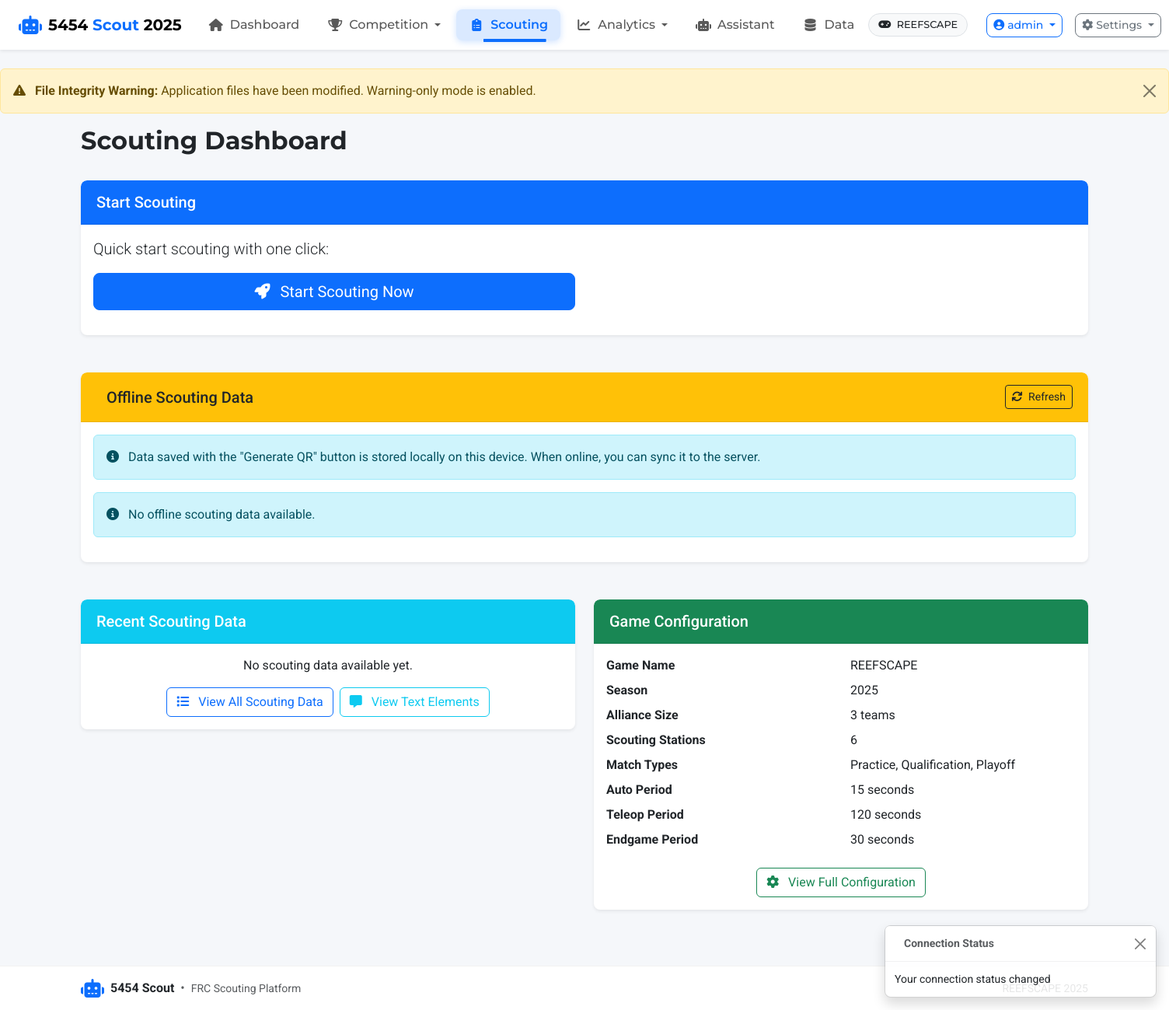
/scouting/ (signed in), run on an earlier commit of the app's database.
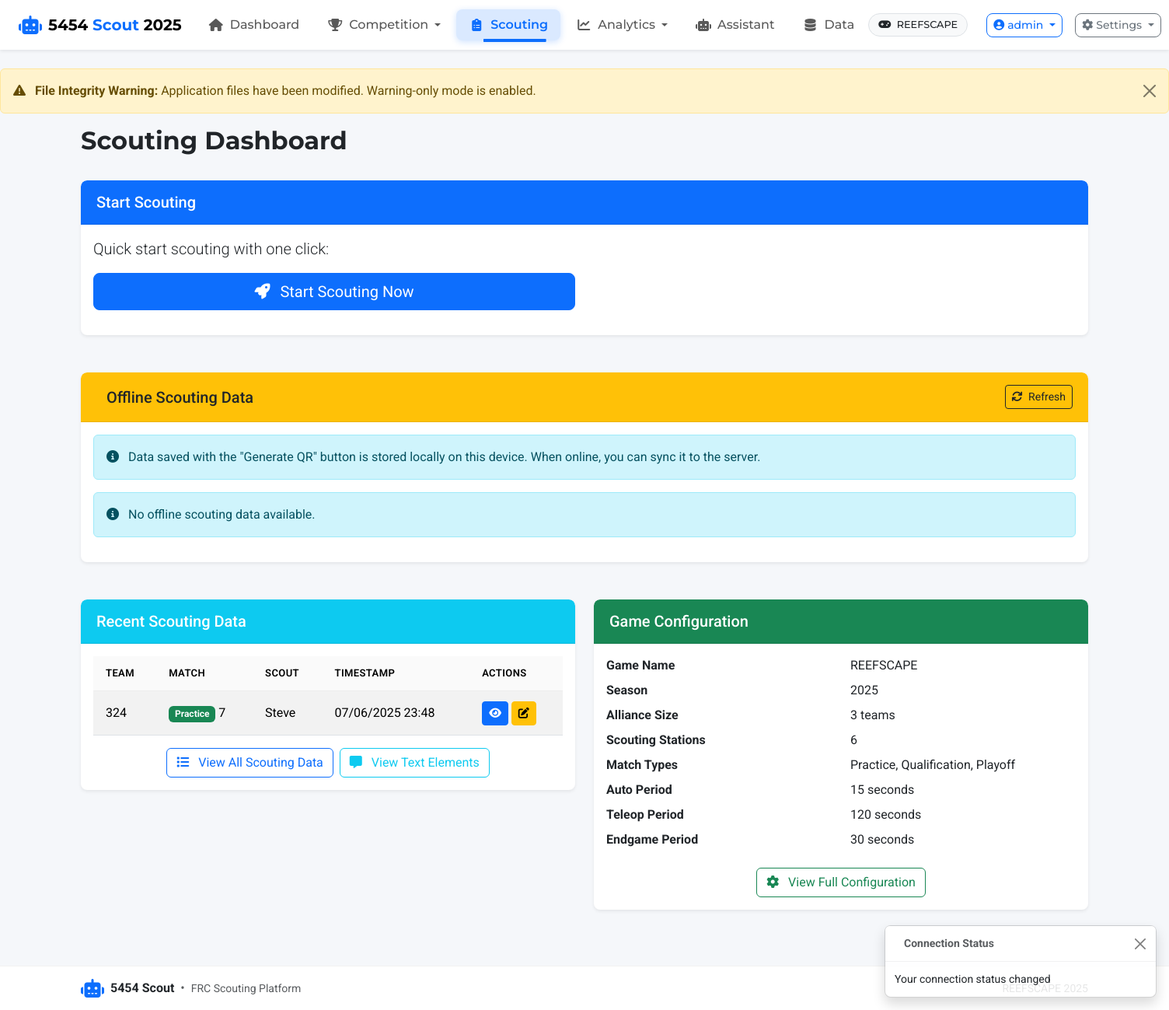
And on a later commit of the database.
### app/models.py (models this page shows, shortened)
class ScoutingData(db.Model):
    id = db.Column(db.Integer, primary_key=True)
    match_id = db.Column(db.Integer, db.ForeignKey('match.id'), nullable=False)
    team_id = db.Column(db.Integer, db.ForeignKey('team.id'), nullable=False)
    scout_name = db.Column(db.String(50))
    scouting_station = db.Column(db.Integer)
    timestamp = db.Column(db.DateTime, default=datetime.utcnow)
    alliance = db.Column(db.String(10))  # 'red' or 'blue'
    data_json = db.Column(db.Text, nullable=False)  # JSON data based on game config
    @property
    def data(self):
        """Get data as a Python dictionary"""
        return json.loads(self.data_json)
    @data.setter
    def data(self, value):
        """Store data as JSON string"""
        self.data_json = json.dumps(value)

class Team(db.Model):
    id = db.Column(db.Integer, primary_key=True)
    team_number = db.Column(db.Integer, unique=True, nullable=False)
    team_name = db.Column(db.String(100))
    location = db.Column(db.String(100))
    scouting_data = db.relationship('ScoutingData', backref='team', lazy=True)
    events = db.relationship('Event', secondary=team_event, lazy='subquery',
                           backref=db.backref('teams', lazy=True))

class Match(db.Model):
    id = db.Column(db.Integer, primary_key=True)
    match_number = db.Column(db.Integer, nullable=False)
    match_type = db.Column(db.String(20), nullable=False)
    event_id = db.Column(db.Integer, db.ForeignKey('event.id'), nullable=False)
    red_alliance = db.Column(db.String(50))  # Comma-separated team numbers
    blue_alliance = db.Column(db.String(50))  # Comma-separated team numbers
    red_score = db.Column(db.Integer)
    blue_score = db.Column(db.Integer)
    winner = db.Column(db.String(10))  # 'red', 'blue', or 'tie'
    timestamp = db.Column(db.DateTime, default=datetime.utcnow)
    scouting_data = db.relationship('ScoutingData', backref='match', lazy=True)

### app/routes/scouting.py (the view)
@bp.route('/')
@login_required
def index():
    game_config = current_app.config['GAME_CONFIG']
    current_event_code = game_config.get('current_event_code')
    current_event = None
    if current_event_code:
        current_event = Event.query.filter_by(code=current_event_code).first()
    if current_event:
        teams = current_event.teams
    else:
        teams = []  # No teams if no current event is set
    match_type_order = {
        'practice': 1,
        'qualification': 2,
        'qualifier': 2,  # Alternative name for qualification matches
        'playoff': 3,
        'elimination': 3,  # Alternative name for playoff matches
    }
    if current_event:
        all_matches = Match.query.filter_by(event_id=current_event.id).all()
    else:
        all_matches = Match.query.all()
    matches = sorted(all_matches, key=lambda m: (
        match_type_order.get(m.match_type.lower(), 99),  # Unknown types go to the end
        m.match_number
    ))
    recent_scouting_data = ScoutingData.query.order_by(ScoutingData.timestamp.desc()).limit(5).all()
    return render_template('scouting/index.html',
                          teams=teams,
                          matches=matches,
                          scouting_data=recent_scouting_data,
                          game_config=game_config)

### app/models.py (called while the page is built)
    def has_role(self, role_name):
        return any(role.name == role_name for role in self.roles)

### app/routes/auth.py (called while the page is built)
@bp.app_context_processor
def inject_auth_vars():
    return {
        'current_user': current_user,
        'user_has_role': lambda role: current_user.is_authenticated and current_user.has_role(role)
    }

### run.py (called while the page is built)
@app.before_request
def check_first_run():
    if not User.query.first() and request.path != '/auth/login':
        flash('Database is being initialized. Please wait...', 'info')
        return redirect(url_for('auth.login'))

### app/templates/scouting/index.html (shortened to what the changed rows need)
{% extends 'base.html' %}
{% block heading %}Scouting Dashboard{% endblock %}
{% block content %}
<div class="row">
    <div class="col-md-6 mb-4">
        <div class="card {% if current_user.has_role('scout') and not current_user.has_role('analytics') and not current_user.has_role('admin') %}bg-light text-muted{% endif %}">
            <div class="card-body">
                {% set recent_data = scouting_data|default([]) %}
                {% if recent_data %}
                <div class="table-responsive">
                    <table class="table {% if current_user.has_role('scout') and not current_user.has_role('analytics') and not current_user.has_role('admin') %}table-secondary{% else %}table-striped table-hover{% endif %}">
                        <thead>
                            <tr>
                                <th>Team</th>
                                <th>Match</th>
                                <th>Scout</th>
                                <th>Timestamp</th>
                                <th>Actions</th>
                            </tr>
                        </thead>
                        <tbody>
                            {% for data in recent_data %}
                            <tr>
                                <td>{{ data.team.team_number }}</td>
                                <td>
                                    <span class="badge {% if data.match.match_type == 'Qualification' %}bg-primary{% elif data.match.match_type == 'Playoff' %}bg-danger{% elif data.match.match_type == 'Practice' %}bg-success{% else %}bg-secondary{% endif %}">
                                        {{ data.match.match_type }}
                                    </span>
                                    {{ data.match.match_number }}
                                </td>
                                <td>{{ data.scout_name }}</td>
                                <td>{{ data.timestamp.strftime('%m/%d/%Y %H:%M') }}</td>
                                <td>
                                    <a href="{{ url_for('scouting.view_data', id=data.id) }}" class="btn btn-sm btn-primary ">
                                        <i class="fas fa-eye"></i>
                                    </a>
                                    <a href="{{ url_for('scouting.scouting_form', team_id=data.team_id, match_id=data.match_id) }}" class="btn btn-sm btn-warning ">
                                        <i class="fas fa-edit"></i>
                                    </a>
                                </td>
                            </tr>
                            {% endfor %}
                        </tbody>
                    </table>
                </div>
                {% else %}
                <p class="text-center">No scouting data available yet.</p>
                {% endif %}
                <div class="text-center mt-3">
                    <div class="d-grid gap-2 d-md-flex justify-content-md-center">
                    </div>
                </div>
            </div>
        </div>
    </div>
</div>
{% endblock %}

What changed in the data, as far as the page shows it:
added ScoutingData: team.team_number "324", match.match_type "Practice", match.match_number "7", scout_name "Steve", timestamp "07/06/2025 23:48"
Also different on the page:
text no longer shown: "No scouting data available yet."
text now shown: "TEAM MATCH SCOUT TIMESTAMP ACTIONS"
